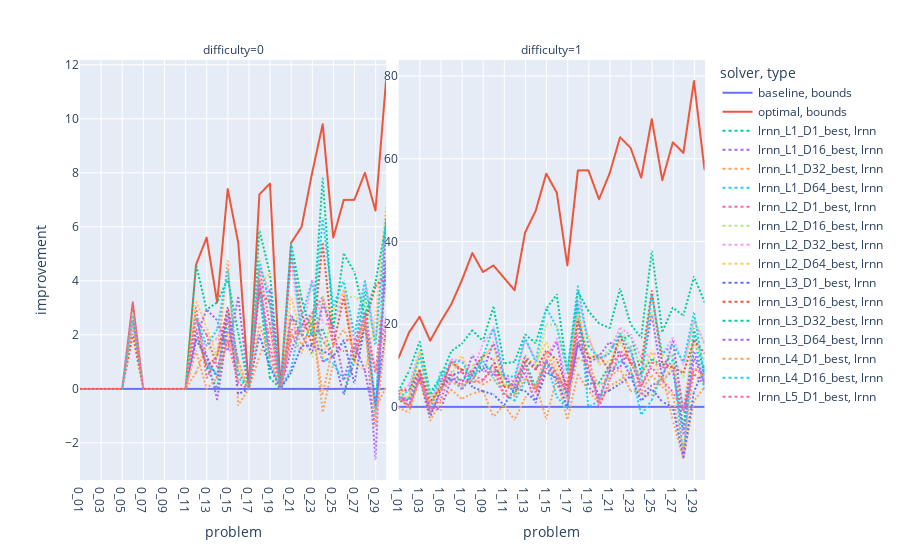
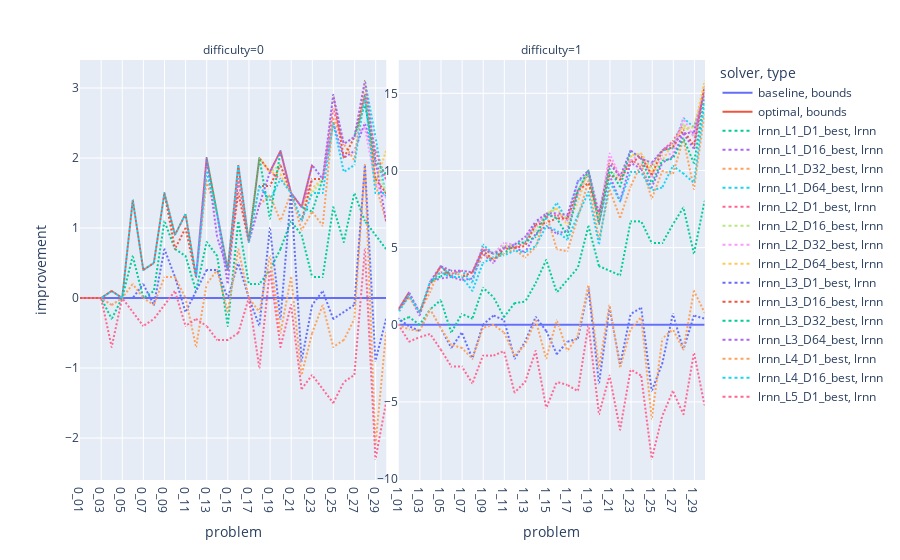
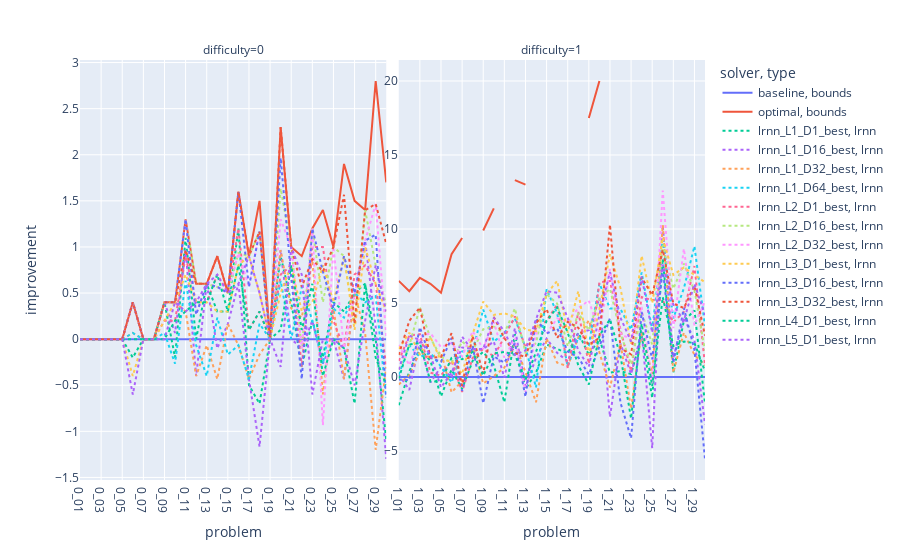
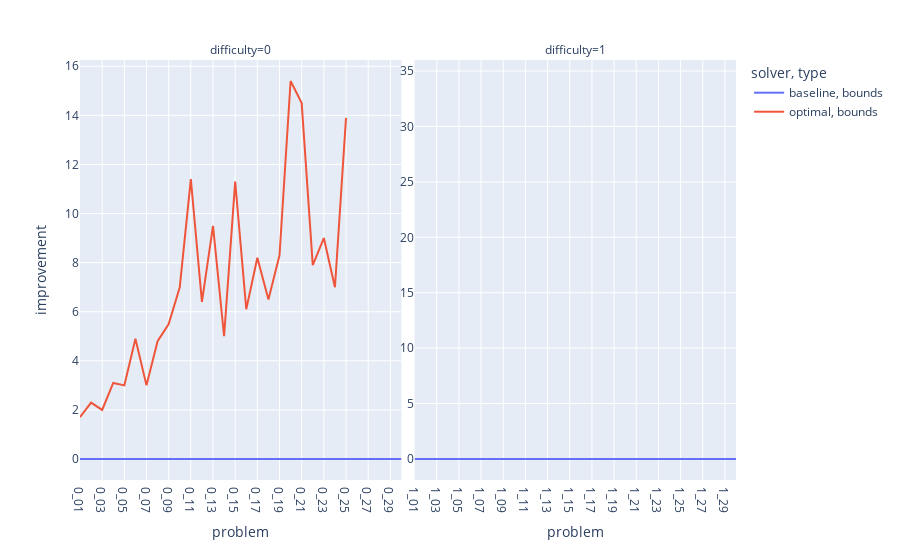

Write notebook code for charts like these, in order.
### Markdown cell above
# Absolute difference plots

### Code cell
include_sample = 0
layers = [
    1,
    2,
    3,
    4,
    5,
]   # TODO more layers (maybe 0-index instead of 1-index)
dimensions = [
    1,
    # 2,
    # 4,
    # 8,
    16,
    32,
    64,
]

plot_difference(absolute=True, include_sample=include_sample, layers=layers, dimensions=dimensions)
